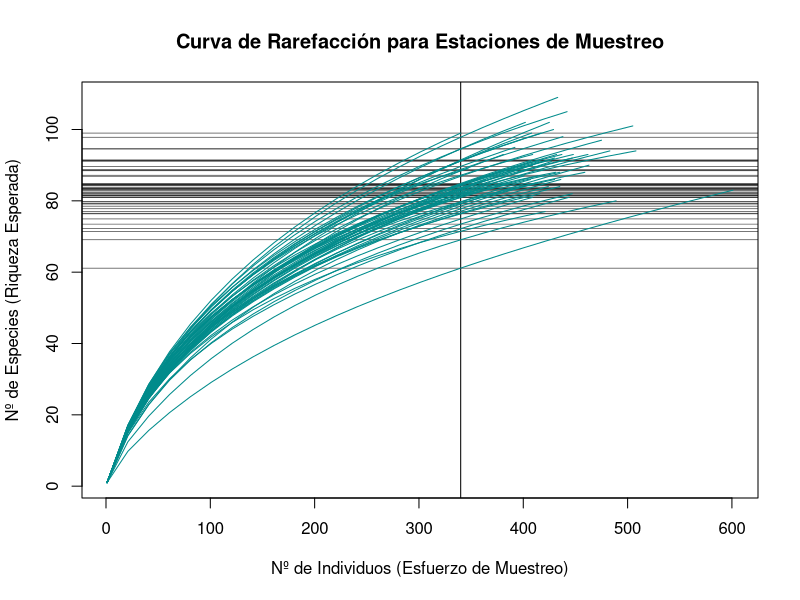
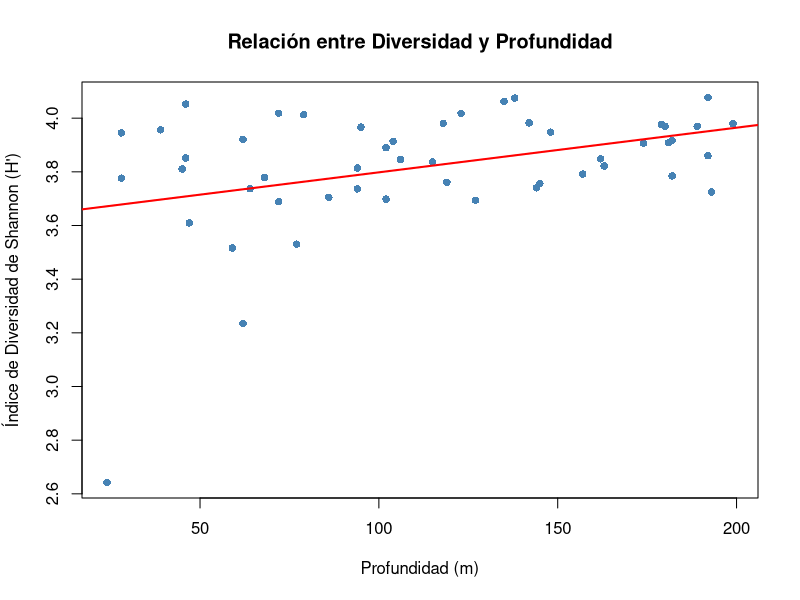

Reproduce these figures in R, in order.
############################################################################
# TALLER PRÁCTICO SESIÓN 6: ESTADÍSTICA ECOLÓGICA EN R
# Asignatura: Bioestadística Aplicada a las Ciencias Ambientales y Pesqueras
# Instructor: Mg. Ing. Raul Lima Coasaca
############################################################################

#--------------------------------------------------------------------------#
# PASO 0: PREPARACIÓN DEL ENTORNO
#--------------------------------------------------------------------------#

# Si no tienes instalado el paquete 'vegan', ejecuta la siguiente línea una vez:
# install.packages("vegan")

# Cargamos la librería 'vegan', nuestra herramienta principal para este taller.
library(vegan)

#--------------------------------------------------------------------------#
# PASO 1: CARGA Y EXPLORACIÓN DE DATOS
#--------------------------------------------------------------------------#

# Para este ejercicio, usaremos el conjunto de datos 'BCI' que viene con vegan.
# Imaginemos que esta es una matriz de datos de IMARPE donde:
# - Las FILAS son diferentes estaciones de muestreo (ej. arrastres de fondo).
# - Las COLUMNAS son diferentes especies de invertebrados bentónicos.
# - Los VALORES son las abundancias (conteo de individuos) de cada especie.
data(BCI)

# Echemos un vistazo a nuestros datos
# Dimensión de la matriz (sitios x especies)
dim(BCI)

# Primeras 6 filas y primeras 6 columnas
head(BCI[, 1:6])

# Vamos a simular un archivo con variables ambientales para nuestras estaciones.
# Esto es muy común en los estudios de IMARPE.
set.seed(123) # Para que los resultados aleatorios sean reproducibles
bci_env <- data.frame(
  Profundidad_m = round(runif(nrow(BCI), min = 20, max = 200)),
  Salinidad_ups = round(runif(nrow(BCI), min = 33.5, max = 35.0), 1),
  Temperatura_C = round(runif(nrow(BCI), min = 15, max = 22), 1)
)

# Vemos nuestras variables ambientales
head(bci_env)


#--------------------------------------------------------------------------#
# PASO 2: CÁLCULO DE ÍNDICES DE DIVERSIDAD
#--------------------------------------------------------------------------#

# Objetivo: Cuantificar la diversidad en cada una de nuestras estaciones.

# 2.1 Riqueza de especies (S)
# Es simplemente el número de especies presentes en cada sitio.
riqueza <- specnumber(BCI)

# 2.2 Índice de Shannon (H')
# Considera la abundancia y el número de especies. Sensible a especies raras.
shannon <- diversity(BCI, index = "shannon")

# 2.3 Índice de Simpson (1-D)
# Mide la probabilidad de que dos individuos seleccionados al azar NO sean
# de la misma especie. Se enfoca en la dominancia.
simpson <- diversity(BCI, index = "simpson")

# 2.4 Unimos todo en un solo data frame para una fácil visualización
indices_diversidad <- data.frame(
  Riqueza = riqueza,
  Shannon = shannon,
  Simpson = simpson
)

# Mostramos los resultados para las primeras estaciones
head(indices_diversidad)


#--------------------------------------------------------------------------#
# PASO 3: CURVAS DE RAREFACCIÓN
#--------------------------------------------------------------------------#

# Objetivo: Comparar la riqueza de especies entre sitios, estandarizando por
# el esfuerzo de muestreo (número de individuos).

# Calculamos el número mínimo de individuos en una estación.
# Este será nuestro punto de comparación estandarizado.
min_individuos <- min(rowSums(BCI))
cat("El tamaño de muestra mínimo para la estandarización es:", min_individuos, "individuos.\n")

# Generamos la curva de rarefacción
# La función 'rarecurve' grafica la riqueza esperada para cada tamaño de muestra.
rarecurve(BCI, 
          step = 20,                  # Calcula un punto cada 20 individuos
          sample = min_individuos,    # Estandariza la curva hasta el mínimo común
          xlab = "Nº de Individuos (Esfuerzo de Muestreo)", 
          ylab = "Nº de Especies (Riqueza Esperada)",
          main = "Curva de Rarefacción para Estaciones de Muestreo",
          col = "darkcyan",           # Color de las curvas
          label = FALSE)              # Ocultamos las etiquetas para mayor claridad

# La curva que llega más alto a un mismo nivel de esfuerzo (eje X)
# corresponde a la comunidad con mayor riqueza esperada.


#--------------------------------------------------------------------------#
# PASO 4: RELACIONANDO LA DIVERSIDAD CON VARIABLES AMBIENTALES
#--------------------------------------------------------------------------#

# Objetivo: Explorar si existe una relación entre la diversidad y el ambiente.
# Esto es una introducción a los análisis que veremos en la próxima sesión.

# Unimos nuestros índices de diversidad con las variables ambientales
datos_completos <- cbind(indices_diversidad, bci_env)
head(datos_completos)

# Pregunta: ¿La diversidad de Shannon se relaciona con la profundidad?
# Usaremos un modelo lineal simple (visto en sesiones anteriores) para explorarlo.
modelo_shannon_prof <- lm(Shannon ~ Profundidad_m, data = datos_completos)

# Vemos el resumen del modelo
summary(modelo_shannon_prof)
# El p-value (Pr(>|t|)) nos indica si la relación es estadísticamente significativa.

# Visualicemos esta relación
plot(datos_completos$Profundidad_m, datos_completos$Shannon,
     xlab = "Profundidad (m)",
     ylab = "Índice de Diversidad de Shannon (H')",
     main = "Relación entre Diversidad y Profundidad",
     pch = 16, col = "steelblue")
abline(modelo_shannon_prof, col = "red", lwd = 2) # Agregamos la línea de tendencia

# --- Fin del Taller ---